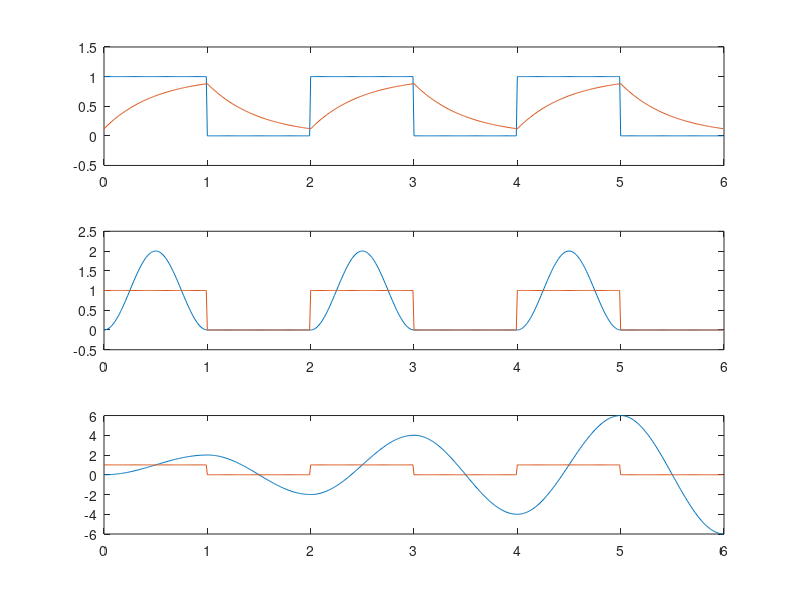

This figure's MATLAB source:
n=100;
dt=1/100;
t0=0:dt:1-dt;
t1=1:dt:2-dt;
t2=2:dt:3-dt;
t3=3:dt:4-dt;
t4=4:dt:5-dt;
t5=5:dt:6-dt;

x0=ones(1,n);
x1=zeros(1,n);
x2=x0;
x3=x1;
x4=x0;
x5=x1;
x=[x0 x1 x2 x3 x4 x5];

tau=0.5;
v0=(1-exp(-1/tau))/(1-exp(-2/tau))
v1=(exp(-1/tau)-exp(-2/tau))/(1-exp(-2/tau))
v0+v1
y0=1+(v1-1)*exp(-(t1-1)/tau);
y1=v0*exp(-t0/tau);
y2=y0;
y3=y1;
y4=y0;
y5=y1;
y=[y0 y1 y2 y3 y4 y5];
subplot(3,1,1)
plot(0:dt:6-dt,x,0:dt:6-dt,y)
ylim([-0.5 1.5])

y0=1-cos(2*pi*t0);
y1=zeros(1,n);
y2=y0;
y3=y1;
y4=y0;
y5=y1;
y=[y0 y1 y2 y3 y4 y5];
subplot(3,1,2)
plot(0:dt:6-dt,y,0:dt:6-dt,x)
ylim([-0.5 2.5])

y0=1-cos(pi*t0);
y1=-2*cos(pi*t1);
y2=1-3*cos(pi*t2);
y3=-4*cos(pi*t3);
y4=1-5*cos(pi*t4);
y5=-6*cos(pi*t5);
y=[y0 y1 y2 y3 y4 y5];
subplot(3,1,3)
plot(0:dt:6-dt,y,0:dt:6-dt,x)
ylim([-6 6])